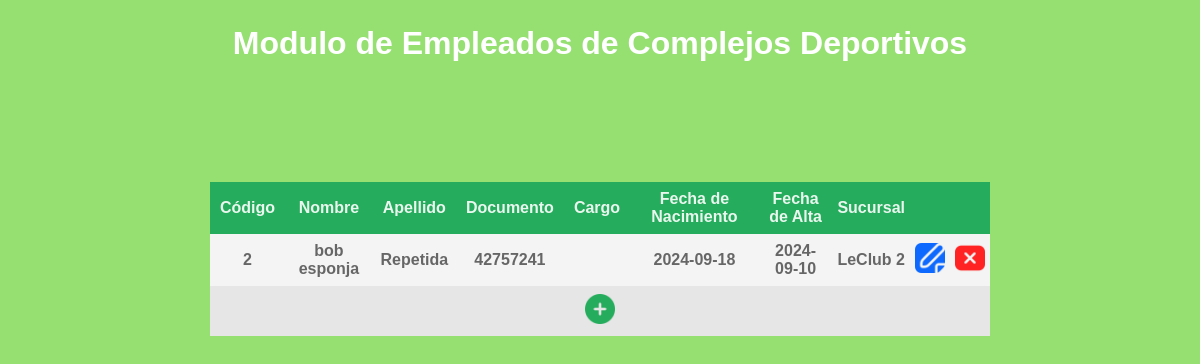
The page /php/tablaEmpleados/tablaEmpleados.php on the database its author committed.
### tables this page shows
CREATE TABLE `empleado` (
  `id_empleado` int(11) NOT NULL,
  `empleado_descripcion` varchar(50) DEFAULT NULL,
  `empleado_cargo` varchar(50) DEFAULT NULL,
  `fecha_alta` date DEFAULT NULL,
  `estado` tinyint(1) DEFAULT 1,
  `rela_persona` int(11) DEFAULT NULL,
  `rela_sucursal` int(11) DEFAULT NULL
);

CREATE TABLE `persona` (
  `id_persona` int(11) NOT NULL,
  `nombre` varchar(50) DEFAULT NULL,
  `apellido` varchar(50) DEFAULT NULL,
  `cuil` varchar(50) DEFAULT NULL,
  `fecha_nacimiento` date DEFAULT NULL,
  `fecha_alta` date DEFAULT NULL,
  `estado` tinyint(1) DEFAULT 1,
  `rela_documento` int(11) DEFAULT NULL,
  `rela_sexo` int(11) DEFAULT NULL
);

CREATE TABLE `documento` (
  `id_documento` int(11) NOT NULL,
  `descripcion_documento` varchar(50) DEFAULT NULL,
  `estado` tinyint(1) DEFAULT 1,
  `rela_tipo_documento` int(11) DEFAULT NULL
);

CREATE TABLE `sucursal` (
  `id_sucursal` int(11) NOT NULL,
  `descripcion_sucursal` varchar(50) DEFAULT NULL,
  `direccion` varchar(50) DEFAULT NULL,
  `estado` tinyint(1) DEFAULT 1,
  `rela_complejo` int(11) DEFAULT NULL
);

### config/database/db_functions.php (called while the page is built, shortened)
<?php
	require_once('conexion.php');
	function obtenerEmpleados() {
		global $conexion;
		$sql = "SELECT
						empleado.id_empleado,
						persona.nombre,
						persona.apellido,
						documento.descripcion_documento,
						persona.fecha_nacimiento,
						empleado.empleado_cargo,
						empleado.fecha_alta,
						sucursal.descripcion_sucursal
					FROM
						empleado
					JOIN
						persona
					ON
						empleado.rela_persona = persona.id_persona
					JOIN
						sucursal
					ON
						empleado.rela_sucursal = sucursal.id_sucursal
					JOIN
						documento
					ON
						documento.id_documento = persona.rela_documento
					WHERE
						empleado.estado IN(1)
					ORDER BY (empleado.id_empleado)";
		if ($registros = $conexion->query($sql)) {
			return $registros;
		} else {
			return false;
		}
	}
 ?>

### php/tablaEmpleados/tablaEmpleados.php (the view, shortened to what this page needs)
<?php
	require_once('../../config/database/db_functions.php');
	$registros = obtenerEmpleados();
?>
<!DOCTYPE html>
<html>
<head>
</head>
<body>
	<h1 style="text-align: center; margin-top: 25px; margin-bottom: 20px;">Modulo de Empleados de Complejos Deportivos</h1>
	<table>
		<thead>
			<tr>
				<th>C&oacute;digo</th>
				<th>Nombre</th>
				<th>Apellido</th>
				<th>Documento</th>
				<th>Cargo</th>
				<th>Fecha de Nacimiento</th>
				<th>Fecha de Alta</th>
				<th>Sucursal</th>
				<th></th>
				<th></th>
			</tr>
		</thead>
		<tbody>
		<?php foreach ($registros as $reg) :
			$id 		 	= $reg['id_empleado'];
			$nombre 	 	= $reg['nombre'];
			$apellido 	 	= $reg['apellido'];
			$documento 	 	= $reg['descripcion_documento'];
			$cargo  		= $reg['empleado_cargo'];
			$fechaNacimiento= $reg['fecha_nacimiento'];
			$fechaAlta  	= $reg['fecha_alta'];
			$sucursal 		= $reg['descripcion_sucursal'];
			$modificar = "<a href='tablaEmpleados_modificacion.php?id_empleado=$id'>
								<img src='../../assets/icons/editar_azul.png'>
							</a>";
			$eliminar =	"<a href=\"javascript:confirmDelete($id)\">
								<img src='../../assets/icons/eliminar.png'>
							</a>";
		?>
				 <tr>
					 <td> <?php echo $id;										?></td>
					 <td> <?php echo $nombre;									?></td>
					 <td> <?php echo $apellido;									?></td>
					 <td> <?php echo $documento;								?></td>
					 <td> <?php echo $cargo;									?></td>
					 <td> <?php echo $fechaNacimiento;							?></td>
					 <td> <?php echo $fechaAlta;								?></td>
					 <td> <?php echo $sucursal;									?></td>
					 <td> <?php echo $modificar 								?></td>
					 <td> <?php echo $eliminar 									?></td>
				 </tr>
		<?php endforeach; ?>
 		<tr>
 			<td colspan="10" class="alta">
 				<a href="tablaEmpleados_alta.php">
 					<img src="../../assets/icons/agregar.png" type="icon">
 				</a>
 			</td>
 		</tr>
 		</tbody>
 	</table>
</body>
</html>

### php/tablaEmpleados/tablaEmpleados.php (style rules this page uses)
body { padding: 0; margin: 0; font-family: sans-serif; background-color: #96E072; color: white; }
table { border-collapse: collapse; width: 65%; margin: 0 auto; margin-top: 15vh; color: rgba(0, 0, 0, 0.58); font-weight: bold; }
th, td { text-align: center; padding: 8px 10px; }
td, th:nth-child(7), td, th:nth-child(8) { padding: 8px 5px; }
body table thead tr { background-color: #25ac5c ; color:rgba(255, 255, 255, 0.9); text-align: left; }
table tbody tr:nth-child(odd) { background-color: #f4f4f4 ; }
table tbody tr:nth-child(even) { background-color: #E6E6E6 ; }
.alta { text-align: center; }
table tbody img { height:30px; }

### rows shown on the page
empleado: id_empleado "2", rela_persona.nombre "bob esponja", rela_persona.apellido "Repetida", documento.descripcion_documento "42757241", rela_persona.fecha_nacimiento "2024-09-18", fecha_alta "2024-09-10", rela_sucursal.descripcion_sucursal "LeClub 2"
